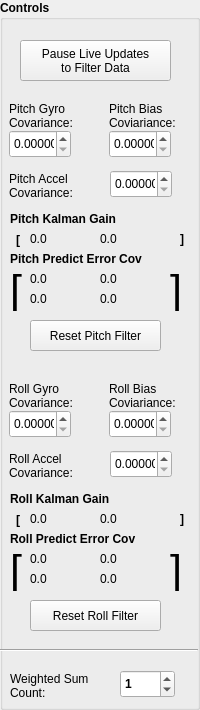
       <widget class="QGroupBox" name="groupBox">
        <property name="sizePolicy">
         <sizepolicy hsizetype="Fixed" vsizetype="Preferred">
          <horstretch>0</horstretch>
          <verstretch>0</verstretch>
         </sizepolicy>
        </property>
        <property name="minimumSize">
         <size>
          <width>200</width>
          <height>0</height>
         </size>
        </property>
        <property name="maximumSize">
         <size>
          <width>200</width>
          <height>16777215</height>
         </size>
        </property>
        <property name="font">
         <font>
          <weight>75</weight>
          <bold>true</bold>
         </font>
        </property>
        <property name="styleSheet">
         <string/>
        </property>
        <property name="title">
         <string>Controls</string>
        </property>
        <widget class="QDoubleSpinBox" name="pitch_gyro_var">
         <property name="geometry">
          <rect>
           <x>9</x>
           <y>130</y>
           <width>62</width>
           <height>28</height>
          </rect>
         </property>
         <property name="font">
          <font>
           <weight>50</weight>
           <bold>false</bold>
          </font>
         </property>
         <property name="decimals">
          <number>5</number>
         </property>
         <property name="minimum">
          <double>0.000000000000000</double>
         </property>
         <property name="maximum">
          <double>100000.000000000000000</double>
         </property>
        </widget>
        <widget class="QLabel" name="label">
         <property name="geometry">
          <rect>
           <x>9</x>
           <y>100</y>
           <width>81</width>
           <height>31</height>
          </rect>
         </property>
         <property name="font">
          <font>
           <weight>50</weight>
           <bold>false</bold>
          </font>
         </property>
         <property name="text">
          <string>Pitch Gyro Covariance:</string>
         </property>
         <property name="wordWrap">
          <bool>true</bool>
         </property>
        </widget>
        <widget class="QDoubleSpinBox" name="pitch_bias_var">
         <property name="geometry">
          <rect>
           <x>109</x>
           <y>130</y>
           <width>62</width>
           <height>28</height>
          </rect>
         </property>
         <property name="font">
          <font>
           <weight>50</weight>
           <bold>false</bold>
          </font>
         </property>
         <property name="decimals">
          <number>5</number>
         </property>
         <property name="minimum">
          <double>0.000000000000000</double>
         </property>
         <property name="maximum">
          <double>100000.000000000000000</double>
         </property>
        </widget>
        <widget class="QLabel" name="label_2">
         <property name="geometry">
          <rect>
           <x>109</x>
           <y>100</y>
           <width>81</width>
           <height>31</height>
          </rect>
         </property>
         <property name="font">
          <font>
           <weight>50</weight>
           <bold>false</bold>
          </font>
         </property>
         <property name="text">
          <string>Pitch Bias Coviariance:</string>
         </property>
         <property name="wordWrap">
          <bool>true</bool>
         </property>
        </widget>
        <widget class="QDoubleSpinBox" name="pitch_accel_var">
         <property name="geometry">
          <rect>
           <x>110</x>
           <y>170</y>
           <width>62</width>
           <height>28</height>
          </rect>
         </property>
         <property name="font">
          <font>
           <weight>50</weight>
           <bold>false</bold>
          </font>
         </property>
         <property name="decimals">
          <number>5</number>
         </property>
         <property name="minimum">
          <double>0.000000000000000</double>
         </property>
         <property name="maximum">
          <double>100000.000000000000000</double>
         </property>
        </widget>
        <widget class="QLabel" name="label_3">
         <property name="geometry">
          <rect>
           <x>9</x>
           <y>170</y>
           <width>81</width>
           <height>31</height>
          </rect>
         </property>
         <property name="font">
          <font>
           <weight>50</weight>
           <bold>false</bold>
          </font>
         </property>
         <property name="text">
          <string>Pitch Accel Covariance:</string>
         </property>
         <property name="wordWrap">
          <bool>true</bool>
         </property>
        </widget>
        <widget class="QPushButton" name="reset_pitch">
         <property name="geometry">
          <rect>
           <x>30</x>
           <y>320</y>
           <width>131</width>
           <height>31</height>
          </rect>
         </property>
         <property name="font">
          <font>
           <weight>50</weight>
           <bold>false</bold>
          </font>
         </property>
         <property name="text">
          <string>Reset Pitch Filter</string>
         </property>
        </widget>
        <widget class="QPushButton" name="reset_roll">
         <property name="geometry">
          <rect>
           <x>30</x>
           <y>600</y>
           <width>131</width>
           <height>31</height>
          </rect>
         </property>
         <property name="font">
          <font>
           <weight>50</weight>
           <bold>false</bold>
          </font>
         </property>
         <property name="text">
          <string>Reset Roll Filter</string>
         </property>
        </widget>
        <widget class="QPushButton" name="pauseKalmanUpdates">
         <property name="geometry">
          <rect>
           <x>20</x>
           <y>40</y>
           <width>151</width>
           <height>41</height>
          </rect>
         </property>
         <property name="font">
          <font>
           <weight>50</weight>
           <bold>false</bold>
          </font>
         </property>
         <property name="text">
          <string>Pause Live Updates
to Filter Data</string>
         </property>
         <property name="checkable">
          <bool>true</bool>
         </property>
         <property name="checked">
          <bool>false</bool>
         </property>
        </widget>
        <widget class="QLabel" name="label_4">
         <property name="geometry">
          <rect>
           <x>10</x>
           <y>210</y>
           <width>141</width>
           <height>18</height>
          </rect>
         </property>
         <property name="font">
          <font>
           <weight>75</weight>
           <bold>true</bold>
          </font>
         </property>
         <property name="text">
          <string>Pitch Kalman Gain</string>
         </property>
        </widget>
        <widget class="QLabel" name="label_5">
         <property name="geometry">
          <rect>
           <x>16</x>
           <y>230</y>
           <width>20</width>
           <height>20</height>
          </rect>
         </property>
         <property name="text">
          <string>[</string>
         </property>
        </widget>
        <widget class="QLabel" name="label_6">
         <property name="geometry">
          <rect>
           <x>180</x>
           <y>230</y>
           <width>16</width>
           <height>18</height>
          </rect>
         </property>
         <property name="text">
          <string>]</string>
         </property>
        </widget>
        <widget class="QLabel" name="pitch_kalman_0">
         <property name="geometry">
          <rect>
           <x>30</x>
           <y>230</y>
           <width>62</width>
           <height>18</height>
          </rect>
         </property>
         <property name="font">
          <font>
           <weight>50</weight>
           <bold>false</bold>
          </font>
         </property>
         <property name="text">
          <string>0.0</string>
         </property>
        </widget>
        <widget class="QLabel" name="label_27">
         <property name="geometry">
          <rect>
           <x>10</x>
           <y>250</y>
           <width>171</width>
           <height>18</height>
          </rect>
         </property>
         <property name="font">
          <font>
           <weight>75</weight>
           <bold>true</bold>
          </font>
         </property>
         <property name="text">
          <string>Pitch Predict Error Cov</string>
         </property>
        </widget>
        <widget class="QLabel" name="label_28">
         <property name="geometry">
          <rect>
           <x>170</x>
           <y>270</y>
           <width>16</width>
           <height>41</height>
          </rect>
         </property>
         <property name="font">
          <font>
           <pointsize>32</pointsize>
           <weight>50</weight>
           <bold>false</bold>
          </font>
         </property>
         <property name="text">
          <string>]</string>
         </property>
         <property name="scaledContents">
          <bool>false</bool>
         </property>
        </widget>
        <widget class="QLabel" name="label_29">
         <property name="geometry">
          <rect>
           <x>10</x>
           <y>270</y>
           <width>16</width>
           <height>41</height>
          </rect>
         </property>
         <property name="font">
          <font>
           <pointsize>32</pointsize>
           <weight>50</weight>
           <bold>false</bold>
          </font>
         </property>
         <property name="text">
          <string>[</string>
         </property>
         <property name="scaledContents">
          <bool>false</bool>
         </property>
        </widget>
        <widget class="QLabel" name="pitch_p_00">
         <property name="geometry">
          <rect>
           <x>30</x>
           <y>270</y>
           <width>62</width>
           <height>18</height>
          </rect>
         </property>
         <property name="font">
          <font>
           <weight>50</weight>
           <bold>false</bold>
          </font>
         </property>
         <property name="text">
          <string>0.0</string>
         </property>
        </widget>
        <widget class="QLabel" name="pitch_p_10">
         <property name="geometry">
          <rect>
           <x>30</x>
           <y>290</y>
           <width>62</width>
           <height>18</height>
          </rect>
         </property>
         <property name="font">
          <font>
           <weight>50</weight>
           <bold>false</bold>
          </font>
         </property>
         <property name="text">
          <string>0.0</string>
         </property>
        </widget>
        <widget class="QLabel" name="pitch_p_01">
         <property name="geometry">
          <rect>
           <x>100</x>
           <y>270</y>
           <width>62</width>
           <height>18</height>
          </rect>
         </property>
         <property name="font">
          <font>
           <weight>50</weight>
           <bold>false</bold>
          </font>
         </property>
         <property name="text">
          <string>0.0</string>
         </property>
        </widget>
        <widget class="QLabel" name="pitch_p_11">
         <property name="geometry">
          <rect>
           <x>100</x>
           <y>290</y>
           <width>62</width>
           <height>18</height>
          </rect>
         </property>
         <property name="font">
          <font>
           <weight>50</weight>
           <bold>false</bold>
          </font>
         </property>
         <property name="text">
          <string>0.0</string>
         </property>
        </widget>
        <widget class="QLabel" name="pitch_kalman_1">
         <property name="geometry">
          <rect>
           <x>100</x>
           <y>230</y>
           <width>62</width>
           <height>18</height>
          </rect>
         </property>
         <property name="font">
          <font>
           <weight>50</weight>
           <bold>false</bold>
          </font>
         </property>
         <property name="text">
          <string>0.0</string>
         </property>
        </widget>
        <widget class="QLabel" name="roll_kalman_1">
         <property name="geometry">
          <rect>
           <x>100</x>
           <y>510</y>
           <width>62</width>
           <height>18</height>
          </rect>
         </property>
         <property name="font">
          <font>
           <weight>50</weight>
           <bold>false</bold>
          </font>
         </property>
         <property name="text">
          <string>0.0</string>
         </property>
        </widget>
        <widget class="QLabel" name="label_7">
         <property name="geometry">
          <rect>
           <x>9</x>
           <y>380</y>
           <width>81</width>
           <height>31</height>
          </rect>
         </property>
         <property name="font">
          <font>
           <weight>50</weight>
           <bold>false</bold>
          </font>
         </property>
         <property name="text">
          <string>Roll Gyro Covariance:</string>
         </property>
         <property name="wordWrap">
          <bool>true</bool>
         </property>
        </widget>
        <widget class="QLabel" name="roll_p_01">
         <property name="geometry">
          <rect>
           <x>100</x>
           <y>550</y>
           <width>62</width>
           <height>18</height>
          </rect>
         </property>
         <property name="font">
          <font>
           <weight>50</weight>
           <bold>false</bold>
          </font>
         </property>
         <property name="text">
          <string>0.0</string>
         </property>
        </widget>
        <widget class="QLabel" name="label_8">
         <property name="geometry">
          <rect>
           <x>10</x>
           <y>490</y>
           <width>141</width>
           <height>18</height>
          </rect>
         </property>
         <property name="font">
          <font>
           <weight>75</weight>
           <bold>true</bold>
          </font>
         </property>
         <property name="text">
          <string>Roll Kalman Gain</string>
         </property>
        </widget>
        <widget class="QLabel" name="label_9">
         <property name="geometry">
          <rect>
           <x>9</x>
           <y>450</y>
           <width>81</width>
           <height>31</height>
          </rect>
         </property>
         <property name="font">
          <font>
           <weight>50</weight>
           <bold>false</bold>
          </font>
         </property>
         <property name="text">
          <string>Roll Accel Covariance:</string>
         </property>
         <property name="wordWrap">
          <bool>true</bool>
         </property>
        </widget>
        <widget class="QLabel" name="label_30">
         <property name="geometry">
          <rect>
           <x>10</x>
           <y>530</y>
           <width>171</width>
           <height>18</height>
          </rect>
         </property>
         <property name="font">
          <font>
           <weight>75</weight>
           <bold>true</bold>
          </font>
         </property>
         <property name="text">
          <string>Roll Predict Error Cov</string>
         </property>
        </widget>
        <widget class="QLabel" name="label_10">
         <property name="geometry">
          <rect>
           <x>109</x>
           <y>380</y>
           <width>81</width>
           <height>31</height>
          </rect>
         </property>
         <property name="font">
          <font>
           <weight>50</weight>
           <bold>false</bold>
          </font>
         </property>
         <property name="text">
          <string>Roll Bias Coviariance:</string>
         </property>
         <property name="wordWrap">
          <bool>true</bool>
         </property>
        </widget>
        <widget class="QLabel" name="roll_p_11">
         <property name="geometry">
          <rect>
           <x>100</x>
           <y>570</y>
           <width>62</width>
           <height>18</height>
          </rect>
         </property>
         <property name="font">
          <font>
           <weight>50</weight>
           <bold>false</bold>
          </font>
         </property>
         <property name="text">
          <string>0.0</string>
         </property>
        </widget>
        <widget class="QDoubleSpinBox" name="roll_bias_var">
         <property name="geometry">
          <rect>
           <x>109</x>
           <y>410</y>
           <width>62</width>
           <height>28</height>
          </rect>
         </property>
         <property name="font">
          <font>
           <weight>50</weight>
           <bold>false</bold>
          </font>
         </property>
         <property name="decimals">
          <number>5</number>
         </property>
         <property name="minimum">
          <double>0.000000000000000</double>
         </property>
         <property name="maximum">
          <double>100000.000000000000000</double>
         </property>
        </widget>
        <widget class="QDoubleSpinBox" name="roll_gyro_var">
         <property name="geometry">
          <rect>
           <x>9</x>
           <y>410</y>
           <width>62</width>
           <height>28</height>
          </rect>
         </property>
         <property name="font">
          <font>
           <weight>50</weight>
           <bold>false</bold>
          </font>
         </property>
         <property name="decimals">
          <number>5</number>
         </property>
         <property name="minimum">
          <double>0.000000000000000</double>
         </property>
         <property name="maximum">
          <double>100000.000000000000000</double>
         </property>
        </widget>
        <widget class="QLabel" name="label_11">
         <property name="geometry">
          <rect>
           <x>180</x>
           <y>510</y>
           <width>16</width>
           <height>18</height>
          </rect>
         </property>
         <property name="text">
          <string>]</string>
         </property>
        </widget>
        <widget class="QDoubleSpinBox" name="roll_accel_var">
         <property name="geometry">
          <rect>
           <x>110</x>
           <y>450</y>
           <width>62</width>
           <height>28</height>
          </rect>
         </property>
         <property name="font">
          <font>
           <weight>50</weight>
           <bold>false</bold>
          </font>
         </property>
         <property name="decimals">
          <number>5</number>
         </property>
         <property name="minimum">
          <double>0.000000000000000</double>
         </property>
         <property name="maximum">
          <double>100000.000000000000000</double>
         </property>
        </widget>
        <widget class="QLabel" name="label_12">
         <property name="geometry">
          <rect>
           <x>16</x>
           <y>510</y>
           <width>20</width>
           <height>20</height>
          </rect>
         </property>
         <property name="text">
          <string>[</string>
         </property>
        </widget>
        <widget class="QLabel" name="roll_kalman_0">
         <property name="geometry">
          <rect>
           <x>30</x>
           <y>510</y>
           <width>62</width>
           <height>18</height>
          </rect>
         </property>
         <property name="font">
          <font>
           <weight>50</weight>
           <bold>false</bold>
          </font>
         </property>
         <property name="text">
          <string>0.0</string>
         </property>
        </widget>
        <widget class="QLabel" name="roll_p_10">
         <property name="geometry">
          <rect>
           <x>30</x>
           <y>570</y>
           <width>62</width>
           <height>18</height>
          </rect>
         </property>
         <property name="font">
          <font>
           <weight>50</weight>
           <bold>false</bold>
          </font>
         </property>
         <property name="text">
          <string>0.0</string>
         </property>
        </widget>
        <widget class="QLabel" name="label_31">
         <property name="geometry">
          <rect>
           <x>10</x>
           <y>550</y>
           <width>16</width>
           <height>41</height>
          </rect>
         </property>
         <property name="font">
          <font>
           <pointsize>32</pointsize>
           <weight>50</weight>
           <bold>false</bold>
          </font>
         </property>
         <property name="text">
          <string>[</string>
         </property>
         <property name="scaledContents">
          <bool>false</bool>
         </property>
        </widget>
        <widget class="QLabel" name="label_32">
         <property name="geometry">
          <rect>
           <x>170</x>
           <y>550</y>
           <width>16</width>
           <height>41</height>
          </rect>
         </property>
         <property name="font">
          <font>
           <pointsize>32</pointsize>
           <weight>50</weight>
           <bold>false</bold>
          </font>
         </property>
         <property name="text">
          <string>]</string>
         </property>
         <property name="scaledContents">
          <bool>false</bool>
         </property>
        </widget>
        <widget class="QLabel" name="roll_p_00">
         <property name="geometry">
          <rect>
           <x>30</x>
           <y>550</y>
           <width>62</width>
           <height>18</height>
          </rect>
         </property>
         <property name="font">
          <font>
           <weight>50</weight>
           <bold>false</bold>
          </font>
         </property>
         <property name="text">
          <string>0.0</string>
         </property>
        </widget>
        <widget class="Line" name="line_3">
         <property name="geometry">
          <rect>
           <x>-3</x>
           <y>640</y>
           <width>201</width>
           <height>20</height>
          </rect>
         </property>
         <property name="orientation">
          <enum>Qt::Horizontal</enum>
         </property>
        </widget>
        <widget class="QSpinBox" name="pitchSumCount">
         <property name="geometry">
          <rect>
           <x>120</x>
           <y>670</y>
           <width>55</width>
           <height>28</height>
          </rect>
         </property>
         <property name="value">
          <number>1</number>
         </property>
        </widget>
        <widget class="QLabel" name="label_25">
         <property name="geometry">
          <rect>
           <x>10</x>
           <y>670</y>
           <width>101</width>
           <height>31</height>
          </rect>
         </property>
         <property name="font">
          <font>
           <weight>50</weight>
           <bold>false</bold>
          </font>
         </property>
         <property name="text">
          <string>Weighted Sum Count:</string>
         </property>
         <property name="wordWrap">
          <bool>true</bool>
         </property>
        </widget>
       </widget>
